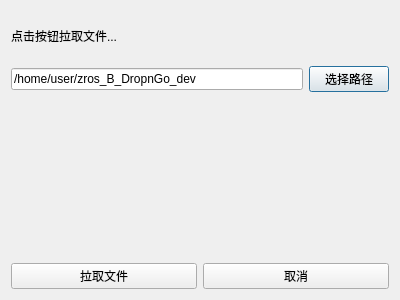
<?xml version="1.0" encoding="UTF-8"?>
<ui version="4.0">
 <class>PullFile</class>
 <widget class="QDialog" name="PullFile">
  <property name="geometry">
   <rect>
    <x>0</x>
    <y>0</y>
    <width>400</width>
    <height>300</height>
   </rect>
  </property>
  <property name="windowTitle">
   <string>PullFile</string>
  </property>
  <property name="styleSheet">
   <string notr="true">font: 11pt &quot;Sans Serif&quot;;</string>
  </property>
  <layout class="QGridLayout" name="gridLayout">
   <item row="0" column="0">
    <layout class="QVBoxLayout" name="verticalLayout">
     <item>
      <widget class="QLabel" name="label">
       <property name="text">
        <string>点击按钮拉取文件...</string>
       </property>
      </widget>
     </item>
     <item>
      <layout class="QHBoxLayout" name="horizontalLayout_2">
       <item>
        <widget class="QLineEdit" name="lineEdit">
         <property name="text">
          <string>/home/user/zros_B_DropnGo_dev</string>
         </property>
        </widget>
       </item>
       <item>
        <widget class="QPushButton" name="pushButton_3">
         <property name="text">
          <string>选择路径</string>
         </property>
        </widget>
       </item>
      </layout>
     </item>
     <item>
      <widget class="QLabel" name="label_2">
       <property name="text">
        <string/>
       </property>
      </widget>
     </item>
     <item>
      <widget class="QLabel" name="label_3">
       <property name="text">
        <string/>
       </property>
      </widget>
     </item>
     <item>
      <widget class="QLabel" name="label_4">
       <property name="text">
        <string/>
       </property>
      </widget>
     </item>
     <item>
      <layout class="QHBoxLayout" name="horizontalLayout">
       <item>
        <widget class="QPushButton" name="pushButton">
         <property name="text">
          <string>拉取文件</string>
         </property>
        </widget>
       </item>
       <item>
        <widget class="QPushButton" name="pushButton_2">
         <property name="text">
          <string>取消</string>
         </property>
        </widget>
       </item>
      </layout>
     </item>
    </layout>
   </item>
  </layout>
 </widget>
 <resources/>
 <connections/>
</ui>
